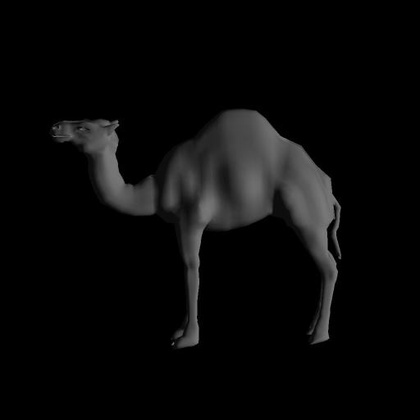
%> input picture Matlab/Images/camel2.jpg, 420 x 420 px, shrunk from 512 x 512 before the run
$ octave testingLab.m   (GNU Octave 9; MATLAB toolbox functions it lacks are replaced by stand-ins)
%> lines starting %> are read from the running program, lines starting %| are printed output that depends on the picture
%%%%%%%%%%%%%%%%%%%%%%%%%%%%%%%%%%%%%%%%%%%%%%%%%%%%%%%%
% Testing new ShapeFromShade algo
%%%%%%%%%%%%%%%%%%%%%%%%%%%%%%%%%%%%%%%%%%%%%%%%%%%%%%%%

clc;

I1=imread('Images\camel2.jpg');
%> I1 is the input picture: size 420x420x3 uint8; min 0, max 133, mean 9.5
I2=imread('Images\camel3.jpg');
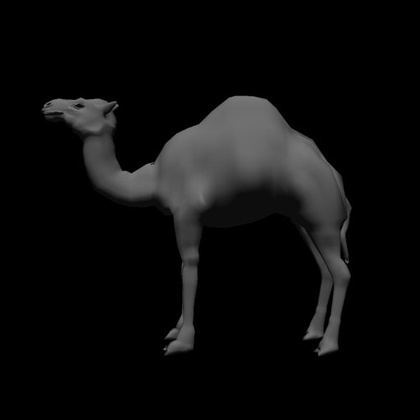
%> input picture Matlab/Images/camel3.jpg, 420 x 420 px, shrunk from 512 x 512 before the run
%> I2 is the input picture: size 420x420x3 uint8; min 0, max 132, mean 12.6
I3=imread('Images\camel4.jpg');
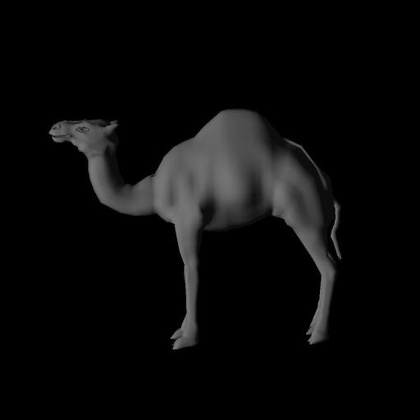
%> input picture Matlab/Images/camel4.jpg, 420 x 420 px, shrunk from 512 x 512 before the run
%> I3 is the input picture: size 420x420x3 uint8; min 0, max 133, mean 10.5
I4=imread('Images\camel5.jpg');
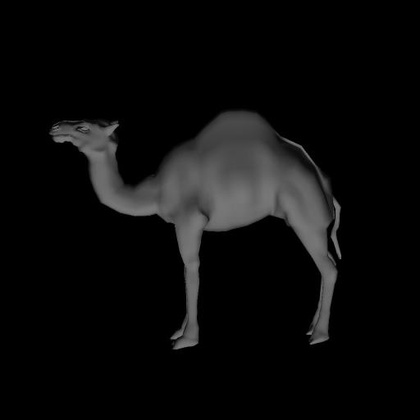
%> input picture Matlab/Images/camel5.jpg, 420 x 420 px, shrunk from 512 x 512 before the run
%> I4 is the input picture: size 420x420x3 uint8; min 0, max 129, mean 11.9

M = size(I1,1);
%> M = 420
N = size(I1,2);
%> N = 420
images = zeros(M, N, 4);

for i = 1:M
    for j = 1:N
        images(i,j,1) = I1(i,j);
        images(i,j,2) = I2(i,j);
        images(i,j,3) = I3(i,j);
        images(i,j,4) = I4(i,j);
    end
end
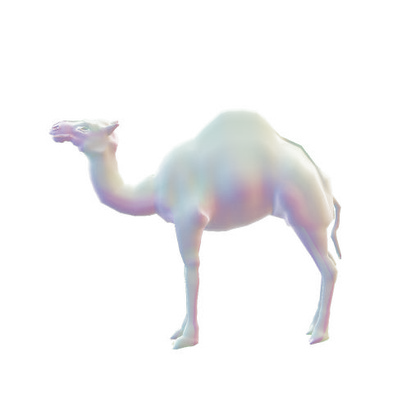
%> images: size 420x420x4 double; mean R, G, B, A 9.5, 12.6, 10.5, 11.9; transparent parts drawn white

% Initializations
albedo=zeros(M,N);
p = zeros(M,N);
q = zeros(M,N);
for i = 1:size(I1,1)
    for j = 1:size(I1,1)
        normal_vector(i,j,1) = 0;
        normal_vector(i,j,2) = 0;
        normal_vector(i,j,3) = 0;
    end
end
%> normal_vector: size 420x420x3 double; every value is 0
%position of light source
L=[1,0,1;
    0,1,1;
    -1,0,1;
    0,-1,1];
normal=[0;0;0];

% processing
for i = 1:M
    for j = 1:N
        I = double([images(i,j,1) images(i,j,2) images(i,j,3) images(i,j,4)]);
        A = L'*L;
        b = L'*I';
        g = inv(A)*b;
        albedo(i,j) = norm(g);
        normal = g/albedo(i,j);
        normal_vector(i,j,1) = normal(1);
        normal_vector(i,j,2) = normal(2);
        normal_vector(i,j,3) = normal(3);
        p(i,j) = normal(1)/normal(3);
        q(i,j) = normal(2)/normal(3);
    end
end
%> normal_vector: size 420x420x3 double; 78.11% of the values are NaN or infinite; the others: min -0.894, max 1, mean 0.274
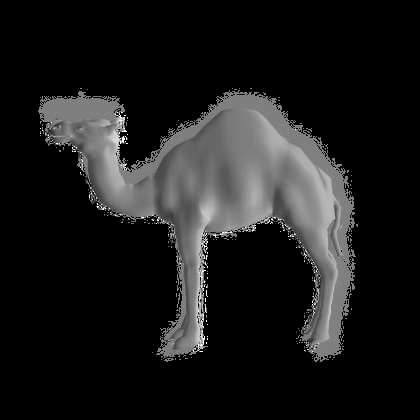
%> p: size 420x420 double; 78.11% of the values are NaN or infinite; the others: min -2, max 2, mean -0.042; drawn with min black, max white, NaN and infinite black
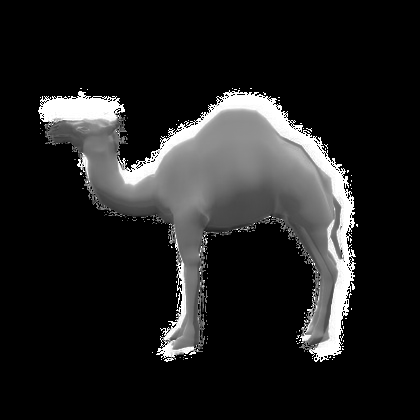
%> q: size 420x420 double; 78.11% of the values are NaN or infinite; the others: min -2, max 2, mean 0.337; drawn with min black, max white, NaN and infinite black
%compute albedo
maxalbedo = max(max(albedo) );
%> maxalbedo = 103.8
if( maxalbedo > 0)
    albedo = albedo/maxalbedo;
end
%compute depth
depth=zeros(size(I1,1));
for i = 2:size(I1,1)
    for j = 2:size(I1,1)
        depth(i,j) = depth(i-1,j-1)+q(i,j)+p(i,j);
    end
end
%> depth: size 420x420 double; 99.52% of the values are NaN or infinite; the others: min 0, max 0, mean 0
%display estimated surface
figure(1);
surfl(depth);
colormap(gray);
grid off;
shading interp
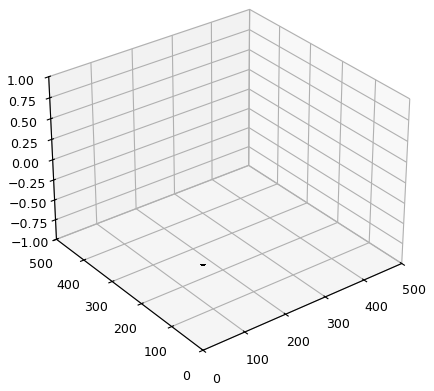
%> figure redrawn from the program's plot data
